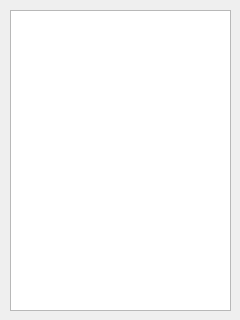
<?xml version="1.0" encoding="UTF-8"?>
<ui version="4.0">
 <class>Form</class>
 <widget class="QWidget" name="Form">
  <property name="geometry">
   <rect>
    <x>0</x>
    <y>0</y>
    <width>240</width>
    <height>320</height>
   </rect>
  </property>
  <property name="windowTitle">
   <string>Form</string>
  </property>
  <widget class="QTextBrowser" name="text_browser">
   <property name="geometry">
    <rect>
     <x>10</x>
     <y>10</y>
     <width>221</width>
     <height>301</height>
    </rect>
   </property>
  </widget>
 </widget>
 <resources/>
 <connections/>
</ui>
